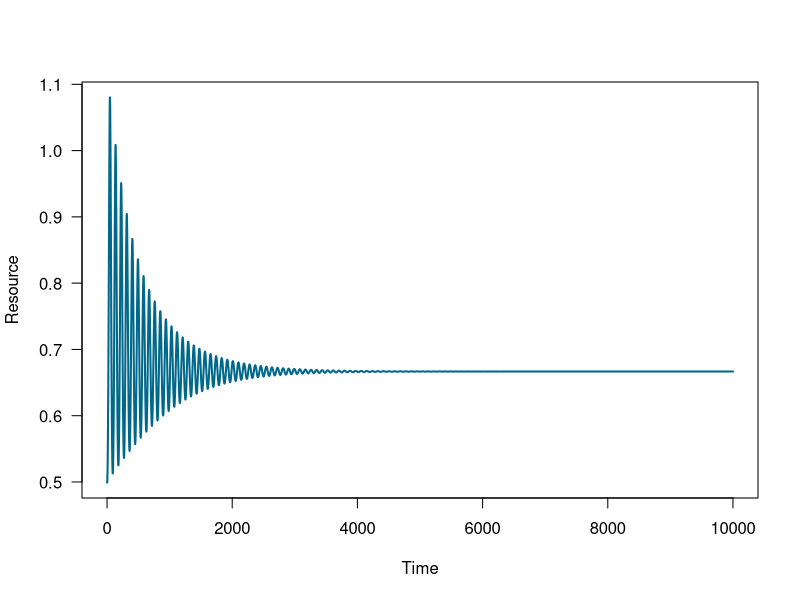
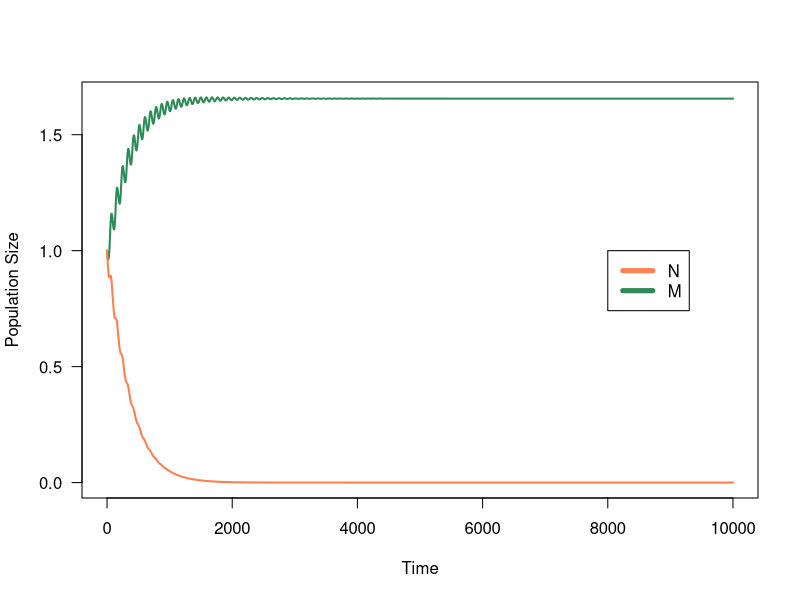
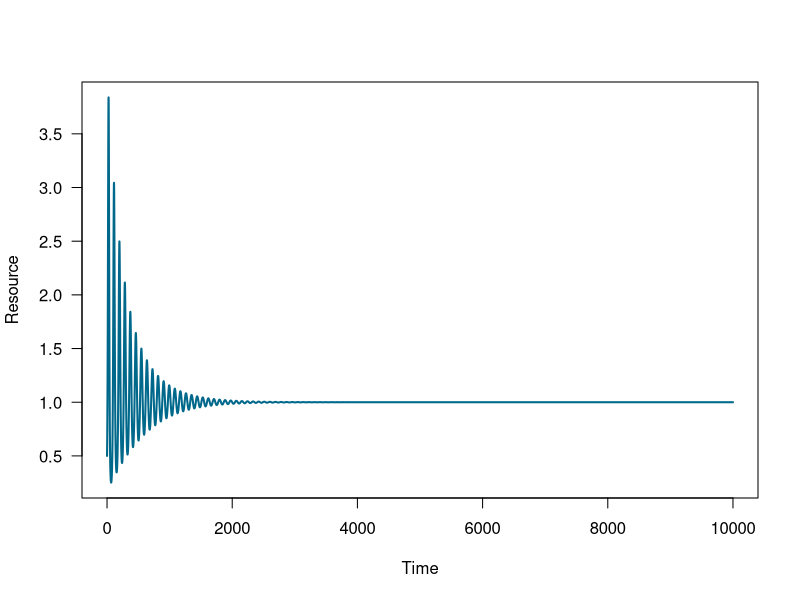
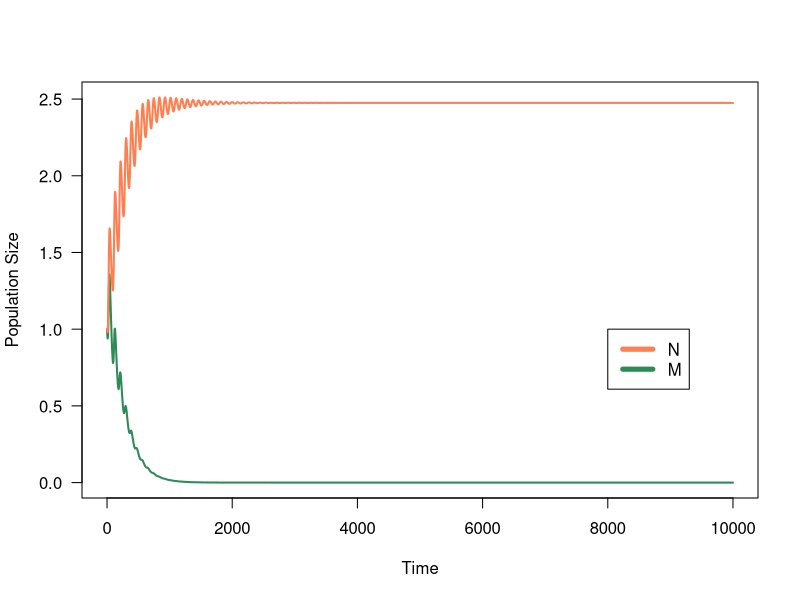
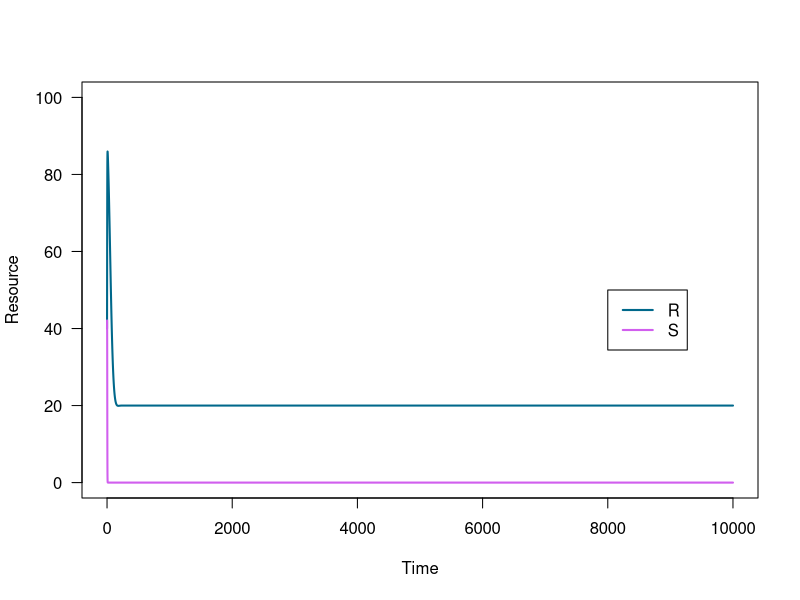
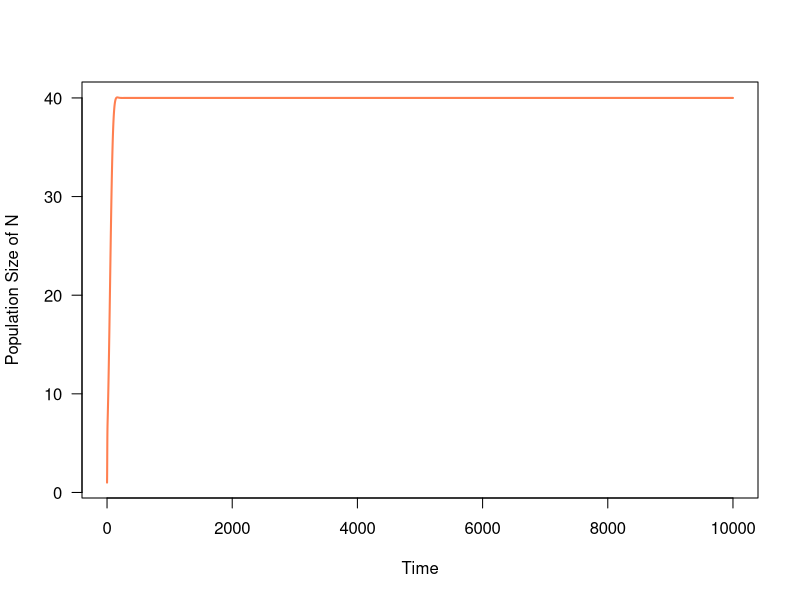
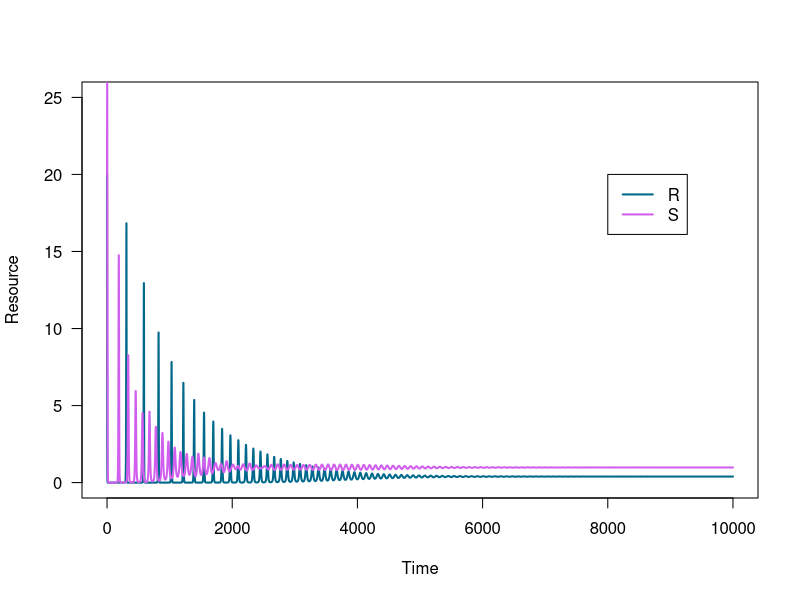
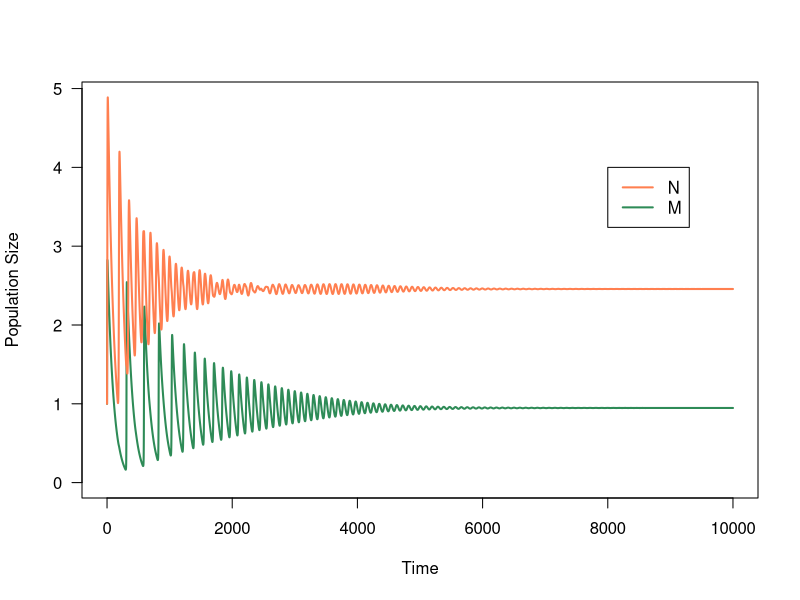

Here is the R script that generated these plots, in order: (Note: a time limit stopped this script after it produced the figures.)
## ---- chunk 1
knitr::opts_chunk$set(echo = TRUE)
## ---- chunk 2
r <- .5		# growth rate of resource R
K <- 100	# carrying capacit yof resource R
## ---- chunk 3
a_N <- 0.2	# attack rate of our nurse sharks
e <- 0.05	  # conversion efficiency
l_N <- 0.01	# death rate of nurse sharks
## ---- chunk 4
a_M <- a_N*1.5  # attack rate of morays is bigger than that of nurse sharks
l_M <- l_N      # but death rate is the same
## ---- chunk 5
#as a goes up Rstar goes down. we hypothesize that moray will have smaller Rstar than nurse shark bc its attack rate is larger
Rstar_N <- l_N/e/a_N
Rstar_N
Rstar_M <- l_M/e/a_M
Rstar_M
## ---- chunk 6
# create a vector of timesteps
tset1 <- seq(from = 0, to = 10000, length.out = 100000)
## ---- chunk 7
# create holding vectors and fill initial conditions
R.simu1 <- NaN*tset1; R.simu1[1] <- 0.5
N.simu1 <- NaN*tset1; N.simu1[1] <- 1
M.simu1 <- NaN*tset1; M.simu1[1] <- 1

# for each timestep
for(i in 2:length(tset1)){
  # calculate change in time
	dt <- tset1[i]-tset1[i-1]
	
	# store placeholder variables
	R <- R.simu1[i-1]
	N <- N.simu1[i-1]
	M <- M.simu1[i-1]
	
	# calculate change in resource level and population size 
	dR <- ( r*R*(1-R/K) - a_N*N*R - a_M*M*R )*dt
	dN <- ( e*a_N*N*R - l_N*N )*dt
	dM <- ( e*a_M*M*R - l_M*M )*dt
	
	# calculate total resource level and population size
	R.simu1[i] <- R + dR
	N.simu1[i] <- N + dN
	M.simu1[i] <- M + dM
}
## ---- chunk 8
head(N.simu1)
tail(N.simu1)
## ---- chunk 9
# store colors for R, N, and M - feel free to use your own!
Rcol <- 'deepskyblue4'
Ncol <- 'coral'
Mcol <- 'seagreen'

# plot resource as a function of time
plot(x = tset1, y = R.simu1,
     type = 'l', las = 1, lwd = 2, col = Rcol,
     xlab = 'Time', ylab = 'Resource')

# plot population size of M and N as a function of time
plot(x = tset1, y = M.simu1,
     type = 'l', las = 1, lwd = 2, col = Mcol,
     xlab = 'Time', ylab = 'Population Size',
     ylim = c(0, max(c(max(M.simu1,N.simu1)))))
lines(x = tset1, y = N.simu1,
      lwd = 2, col = Ncol)
legend(x = 8000, y = 1, legend = c('N', 'M'), lwd = 5, col = c(Ncol, Mcol))
## ---- chunk 10
# check if rabbitfish are at equilibrium
tail(R.simu1) 

# lets remember our Rstar for morays 
Rstar_M
## ---- chunk 11
a_N1 <- 0.2	# attack rate of our nurse sharks
e1 <- 0.05	  # conversion efficiency
l_N1 <- 0.01	# death rate of nurse sharks

a_M1 <- a_N1 # attack rate of morays is bigger than that of nurse sharks
l_M1 <- l_N1*1.5      # but death rate is the same


# create holding vectors and fill initial conditions
R.simu2 <- NaN*tset1; R.simu2[1] <- 0.5
N.simu2 <- NaN*tset1; N.simu2[1] <- 1
M.simu2 <- NaN*tset1; M.simu2[1] <- 1

# for each timestep
for(i in 2:length(tset1)){
  # calculate change in time
	dt <- tset1[i]-tset1[i-1]
	
	# store placeholder variables
	R <- R.simu2[i-1]
	N <- N.simu2[i-1]
	M <- M.simu2[i-1]
	
	# calculate change in resource level and population size 
	dR <- ( r*R*(1-R/K) - a_N1*N*R - a_M1*M*R )*dt
	dN <- ( e1*a_N1*N*R - l_N1*N )*dt
	dM <- ( e1*a_M1*M*R - l_M1*M )*dt
	
	# calculate total resource level and population size
	R.simu2[i] <- R + dR
	N.simu2[i] <- N + dN
	M.simu2[i] <- M + dM
}

head(N.simu2)
tail(N.simu2)


## ---- chunk 12
# R* for species N
Rstar_N <- l_N1/e1/a_N1
Rstar_N

# R* for species M
Rstar_M <- l_M1/e1/a_M1
Rstar_M
## ---- chunk 13
# plot resource as a function of time
plot(x = tset1, y = R.simu2,
     type = 'l', las = 1, lwd = 2, col = Rcol,
     xlab = 'Time', ylab = 'Resource')

# plot population size of M and N as a function of time
plot(x = tset1, y = M.simu2,
     type = 'l', las = 1, lwd = 2, col = Mcol,
     xlab = 'Time', ylab = 'Population Size',
     ylim = c(0, max(c(max(M.simu2,N.simu2)))))
lines(x = tset1, y = N.simu2,
      lwd = 2, col = Ncol)
legend(x = 8000, y = 1, legend = c('N', 'M'), lwd = 5, col = c(Ncol, Mcol))
## ---- chunk 14
r <- .5		# Intrinsic growth rate of the resources
K <- 100	# Carrying capacity of the resources
## ---- chunk 15
#rabbitfish = 'a'
#shrimp = 'b'
a_N <- 0.01	# Affinity or attack rate of N for/on the resource R
b_N <- 0.2	# Affinity or attack rate of N for/on the resource S
e <- 0.05	# Conversion efficiency of resources into N
l_N <- 0.01	# Mortality rate of N
## ---- chunk 16
Rstar_N <- l_N/e/a_N #death rate over (conversion effic *attack on rabbitfish)
Sstar_N <- l_N/e/b_N #death rate over (conversion effic *attack on shrimp)
Rstar_N
Sstar_N
## ---- chunk 17
# create tset3: notice that this is different from tset1!
tset3 <- seq(from = 0, to = 10000, length.out = 100005)

# create holding vectors and fill initial conditions
R.simu3 <- NaN*tset3; R.simu3[1] <- 40
S.simu3 <- NaN*tset3; S.simu3[1] <- 40
N.simu3 <- NaN*tset3; N.simu3[1] <- 1

# for each timestep
for(i in 2:length(tset3)){
  # calculate change in time
	dt <- tset3[i]-tset3[i-1]
	
	# store placeholder variables
	R <- R.simu3[i-1]
	S <- S.simu3[i-1]
	N <- N.simu3[i-1]
	
	# calculate change in resources R and S and population size of N
	dR <- ( r*R*(1-R/K) - a_N*R*N )*dt
	dS <- ( r*S*(1-S/K) - b_N*S*N )*dt
	dN <- ( e*N*(a_N*R+b_N*S) - l_N*N )*dt
	
	# calculate total resource level of R and S and population size of N
	R.simu3[i] <- R + dR
	S.simu3[i] <- S + dS
	N.simu3[i] <- N + dN	
}
## ---- chunk 18
head(N.simu3)
tail(N.simu3)
## ---- chunk 19
# store colors for R, S, and N
Rcol <- 'deepskyblue4'
Scol <- 'mediumorchid2' 
Ncol <- 'coral'

# plot resources R and S as a function of time
plot(x = tset3, y = R.simu3,
     type = 'l', las = 1, lwd = 2, col = Rcol, 
     xlab = 'Time', ylab = 'Resource', 
     ylim = c(0, K))
lines(x = tset3, y = S.simu3,
      lwd = 2, col = Scol)
legend(x = 8000, y = K/2, 
       legend = c('R', 'S'), 
       lwd = 2, col = c(Rcol, Scol))

# plot N as a function of time
plot(x = tset3, y = N.simu3,
     type = 'l', las = 1, lwd = 2, col = Ncol,
     xlab = 'Time', ylab = 'Population Size of N')
## ---- chunk 20
# equilibrium of R
tail(R.simu3)
# R* of species N
Rstar_N

# equilibrium of S
tail(S.simu3)
# S* of species N
Sstar_N
## ---- chunk 21
a_M <- a_N*50 #attack of moray on rabbitfish
l_M <- l_N# same death rate
## ---- chunk 22
b_M <- b_N*0.02	# morats arent good at catching shrimp
## ---- chunk 23
a_N # affinity of species N for resource R
a_M # affinity of species M for resource R
b_N # affinity of species N for resource S
b_M # affinity of species M for resource S
## ---- chunk 24

Rstar_N <- l_N/e/a_N
Rstar_M <- l_M/e/a_M
Rstar_N 
Rstar_M

Sstar_N <- l_N/e/b_N
Sstar_M <- l_M/e/b_M
Sstar_N
Sstar_M  
## ---- chunk 25
# create timesteps - notice the length.out argument!
tset5 <- seq(from = 0, to = 10000, length.out = 100010)

# creating holding vectors and filling initial conditions
R.simu5 <- NaN*tset5; R.simu5[1] <- 20
S.simu5 <- NaN*tset5; S.simu5[1] <- 20
N.simu5 <- NaN*tset5; N.simu5[1] <- 1
M.simu5 <- NaN*tset5; M.simu5[1] <- 1

# for each timestep
for(i in 2:length(tset5)){
  # calculate change in time
	dt <- tset5[i]-tset5[i-1]
	
	# store placeholder variables
	R <- R.simu5[i-1]
	S <- S.simu5[i-1]
	N <- N.simu5[i-1]
	M <- M.simu5[i-1]
	
	# calculate change in resource level and population size
	dR <- ( r*R*(1-R/K) - a_N*N*R - a_M*M*R )*dt
	dS <- ( r*S*(1-S/K) - b_N*N*S - b_M*M*S )*dt
	dN <- ( e*N*(a_N*R+b_N*S) - l_N*N )*dt
	dM <- ( e*M*(a_M*R+b_M*S) - l_M*M )*dt
	
	# calculate total resource level and population size
	R.simu5[i] <- R + dR
	S.simu5[i] <- S + dS
	N.simu5[i] <- N + dN	
	M.simu5[i] <- M + dM
}
## ---- chunk 26
head(M.simu5)
tail(M.simu5)
## ---- chunk 27
# plot resource as a function of time
plot(x = tset5, y = R.simu5,
     type = 'l', las = 1, lwd = 2, col = Rcol,
     xlab = 'Time', ylab = 'Resource', 
     ylim = c(0, K/4))
lines(x = tset5,y = S.simu5,
      lwd = 2, col = Scol)
legend(x = 8000, y = K/5, legend = c('R', 'S'), lwd = 2, col = c(Rcol, Scol))

# store a color for M
Mcol <- 'seagreen'

# plot M and N as a function of time
plot(x = tset5, y = M.simu5,
     type = 'l', las = 1, lwd = 2, col = Mcol, 
     ylab ='Population Size', xlab = 'Time', 
     ylim = c(0, max(c(max(M.simu5, N.simu5)))))
lines(x = tset5, y = N.simu5,
      lwd = 2, col = Ncol)
legend(x = 8000, y = 4, 
       legend = c('N', 'M'), 
       lwd = 2, col = c(Ncol, Mcol))
## ---- chunk 28
#rabbitfish equi level
tail(R.simu5) #equi

#shrimp equi level
tail(S.simu5) #equi

#shrimp time
Sstar_M
Sstar_N #matches equi value of shrimp, thus nursesharks are driving the shrimp


#rabbitfish time
Rstar_M
Rstar_N
## ---- chunk 29

# creating holding vectors and filling initial conditions
R.simu6 <- NaN*tset5; R.simu6[1] <- 20
S.simu6 <- NaN*tset5; S.simu6[1] <- 20
N.simu6 <- NaN*tset5; N.simu6[1] <- 0 #no nursesharks to start
M.simu6 <- NaN*tset5; M.simu6[1] <- 1

# for each timestep
for(i in 2:length(tset5)){
  # calculate change in time
	dt <- tset5[i]-tset5[i-1]
	
	# store placeholder variables
	R <- R.simu6[i-1]
	S <- S.simu6[i-1]
	N <- N.simu6[i-1]
	M <- M.simu6[i-1]
	
	# calculate change in resource level and population size
	dR <- ( r*R*(1-R/K) - a_N*N*R - a_M*M*R )*dt
	dS <- ( r*S*(1-S/K) - b_N*N*S - b_M*M*S )*dt
	dN <- ( e*N*(a_N*R+b_N*S) - l_N*N )*dt
	dM <- ( e*M*(a_M*R+b_M*S) - l_M*M )*dt
	
	# calculate total resource level and population size
	R.simu6[i] <- R + dR
	S.simu6[i] <- S + dS
	N.simu6[i] <- N + dN	
	M.simu6[i] <- M + dM
}
# plot resource as a function of time
plot(x = tset5, y = R.simu6,
     type = 'l', las = 1, lwd = 2, col = Rcol,
     xlab = 'Time', ylab = 'Resource', 
     ylim = c(0, 100))
lines(x = tset5,y = S.simu6,
      lwd = 2, col = Scol)
legend(x = 8000, y = K/5, legend = c('R', 'S'), lwd = 2, col = c(Rcol, Scol))

# store a color for M
Mcol <- 'seagreen'


# plot M and N as a function of time
plot(x = tset5, y = M.simu6,
     type = 'l', las = 1, lwd = 2, col = Mcol, 
     ylab ='Population Size', xlab = 'Time', 
     ylim = c(0, max(c(max(M.simu6, N.simu6)))))
lines(x = tset5, y = N.simu6,
      lwd = 2, col = Ncol)
legend(x = 8000, y = 4, 
       legend = c('N', 'M'), 
       lwd = 2, col = c(Ncol, Mcol))

## ---- chunk 30
# plot resource as a function of time
plot(x = tset3, y = R.simu3, #nurse shark only 
     type = 'l', las = 1, lwd = 2, col = 'red',
     xlab = 'Time', ylab = 'Resource', 
     ylim = c(0, 100))
lines(x = tset5,y = R.simu6,#moray only
      lwd = 2, col = 'orange')
lines(x = tset5,y = R.simu5,#both
      lwd = 2, col = 'yellow')
legend(x = 'topright', legend = c('N only', 'M only', 'both N and M'), lwd = 2, col = c('red', 'orange', 'yellow'))


## ---- chunk 31
# plot S as a function of time
plot(x = tset3, y = S.simu3, #nurse shark only 
     type = 'l', las = 1, lwd = 2, col = 'red',
     xlab = 'Time', ylab = 'Resource', 
     ylim = c(0, 100))
lines(x = tset5,y = S.simu6,#moray only
      lwd = 2, col = 'orange')
lines(x = tset5,y = S.simu5,#both
      lwd = 2, col = 'yellow')
legend(x = 'topright', legend = c('N only', 'M only', 'both N and M'), lwd = 2, col = c('red', 'orange', 'yellow'))
## ---- chunk 32
# plot N as a function of time
plot(x = tset3, y = N.simu3, #nurse shark only 
     type = 'l', las = 1, lwd = 2, col = 'red',
     xlab = 'Time', ylab = 'Consumer', 
     ylim = c(0, 100))
lines(x = tset5,y = M.simu6,#moray only
      lwd = 2, col = 'orange')
lines(x = tset5,y = N.simu5,#both
      lwd = 2, col = 'yellow')
lines(x = tset5,y = M.simu5,#both
      lwd = 2, col = 'blue')
legend(x = 'topright', legend = c('N only', 'M only', 'Nurse sharks both N and M', 'Moray both N and M'), lwd = 2, col = c('red', 'orange', 'yellow', 'blue'))
## ---- chunk 33
r <- .5		# Intrinsic growth rate of the resource
K <- 100	# Carrying capacity of the resource
## ---- chunk 34
a_N <- 0.2	# Affinity or attack rate of N for/on the resource R
a_M <- a_N*1.5	# Affinity or attack rate of M for/on resource R
e <- 0.05	# Conversion efficiency of R into N and M
l_N <- 0.01	# Mortality rate of N
l_M <- l_N	# Mortality rate of M
## ---- chunk 35
Rstar_N <- l_N/e/a_N
Rstar_N
Rstar_M <- l_M/e/a_M
Rstar_M

plot(x = tset1, y = M.simu1,
     type = 'l', las = 1, lwd = 2, col = Mcol,
     xlab = 'Time', ylab='Population Size',
     ylim = c(0, max(c(max(M.simu1,N.simu1)))))
lines(x = tset1, y = N.simu1,
      lwd = 2, col = Ncol)
legend(x = 8000, y = 1, legend = c('N', 'M'), lwd = 5, col = c(Ncol, Mcol))
## ---- chunk 36
c <- 0.05		# Predator's conversion efficiency
d_P <- 0.001	# Predator's mortality
g_N <- 0.005	# Predation rate on competitor N
g_M <- 0.015	# Predation rate on competitor M
## ---- chunk 37
tset7 <- seq(from = 0, to = 10000, length.out = 100020)

# create holding vectors and fill initial conditions
R.simu7 <- NaN*tset7; R.simu7[1] <- 0.5
N.simu7 <- NaN*tset7; N.simu7[1] <- 1
M.simu7 <- NaN*tset7; M.simu7[1] <- 1

# for each timestep
for(i in 2:length(tset7)){
  # calculate change in time
	dt <- tset7[i]-tset7[i-1]
	
	# store placeholder variables
	R <- R.simu7[i-1]
	N <- N.simu7[i-1]
	M <- M.simu7[i-1]
	
	# calculate change in resource level and population size 
	dR <- ( r*R*(1-R/K) - a_N*N*R - a_M*M*R )*dt
	dN <- ( e*a_N*N*R - l_N*N )*dt
	dM <- ( e*a_M*M*R - l_M*M )*dt
	
	# calculate total resource level and population size
	R.simu7[i] <- R + dR
	N.simu7[i] <- N + dN
	M.simu7[i] <- M + dM
}
## ---- chunk 38
#EDIT THIS ONE
#modify dn and dM as well as equation for dP
tset7 <- seq(from = 0, to = 1000000, length.out = 10002000)

# create holding vectors and fill initial conditions
R.simu7 <- NaN*tset7; R.simu7[1] <- 0.5
N.simu7 <- NaN*tset7; N.simu7[1] <- 1
M.simu7 <- NaN*tset7; M.simu7[1] <- 1
P.simu7 <- NaN*tset7; P.simu7[1] <- 1 #add

# for each timestep
for(i in 2:length(tset7)){
  # calculate change in time
	dt <- tset7[i]-tset7[i-1]
	
	# store placeholder variables
	R <- R.simu7[i-1]
	N <- N.simu7[i-1]
	M <- M.simu7[i-1]
	P <- P.simu7[i-1] #add
	
	# calculate change in resource level and population size 
	dR <- ( r*R*(1-R/K) - a_N*N*R - a_M*M*R )*dt #no change necessary
	dN <- ( e*a_N*N*R - l_N*N -g_N*N*P )*dt #add in predation on nurse sharks
	dM <- ( e*a_M*M*R - l_M*M -g_M*M*P)*dt #add 
	dP <- (c*P*(g_N*N+ g_M*M)-d_P*P)*dt
	
	# calculate total resource level and population size
	R.simu7[i] <- R + dR
	N.simu7[i] <- N + dN
	M.simu7[i] <- M + dM
	P.simu7[i] <- P + dP #add p here
}

## ---- chunk 39


#nurse shark equi level
tail(N.simu7) #equi

#moray eel equi level
tail(M.simu7) #equi


## ---- chunk 40
Rcol <- 'deepskyblue4'
Ncol <- 'coral'
Mcol <- 'seagreen'
Pcol <- 'grey22'

# plot R in new simulation
plot(x = tset7, y = R.simu7,
     type = "l", las = 1, lwd = 2, col = Rcol,
     xlab = "Time", ylab = "Resource")

# plot M in new simulation
plot(x = tset7, y = M.simu7,
     type = "l", las = 1, lwd = 2, col = Mcol, 
     xlab = "Time", ylab = "Population size",
     ylim = c(0, max(c(max(M.simu7, N.simu7)))))
# plot N in new simulation
lines(x = tset7, y = N.simu7, lwd = 2, col = Ncol)
legend(x = 8000, y = 1,
       legend = c("N", "M"),
       lwd = 2, col = c(Ncol, Mcol))

# plot P in new simulation
plot(x = tset7, y = P.simu7,
     type = "l", las = 1, lwd = 2, col = Pcol, 
     xlab = "Time", ylab = "Predator size",
     ylim = c(0, max(c(max(M.simu7, N.simu7)))))

## ---- chunk 41

## ---- chunk 42


## ---- chunk 43
a_Mhw <- 0.2 # attack rate of morays 
l_Mhw <- 0.01      # but death rate is the same

a_Nhw <- 2*a_Mhw	# attack rate of our nurse sharks is bigger than that of morays
ehw <- 0.05	  # conversion efficiency
l_Nhw <- 4*l_Mhw	# death rate of nurse sharks


## ---- chunk 44
# output the parameter values here a_N, a_M, l_N, and l_M
# make sure they print in your knitted version!
a_Nhw
l_Nhw
a_Mhw
l_Mhw
## ---- chunk 45
# Double check by running `a_N > a_M` and `l_N > l_M` and making sure both of those yield the output `TRUE`
a_Nhw > a_Mhw
l_Nhw > l_Mhw
## ---- chunk 46
#calculate R*
Rstar_Nhw <- l_Nhw/ehw/a_Nhw
Rstar_Nhw
Rstar_Mhw <- l_Mhw/ehw/a_Mhw
Rstar_Mhw
## ---- chunk 47
# create holding vectors and fill initial conditions
R.simuhw <- NaN*tset1; R.simuhw[1] <- 0.5
N.simuhw <- NaN*tset1; N.simuhw[1] <- 1
M.simuhw <- NaN*tset1; M.simuhw[1] <- 1

# for each timestep
for(i in 2:length(tset1)){
  # calculate change in time
	dt <- tset1[i]-tset1[i-1]
	
	# store placeholder variables
	R <- R.simuhw[i-1]
	N <- N.simuhw[i-1]
	M <- M.simuhw[i-1]
	
	# calculate change in resource level and population size 
	dR <- ( r*R*(1-R/K) - a_Nhw*N*R - a_Mhw*M*R )*dt
	dN <- ( ehw*a_Nhw*N*R - l_Nhw*N )*dt
	dM <- ( ehw*a_Mhw*M*R - l_Mhw*M )*dt
	
	# calculate total resource level and population size
	R.simuhw[i] <- R + dR
	N.simuhw[i] <- N + dN
	M.simuhw[i] <- M + dM
}

head(N.simuhw)
tail(N.simuhw)

################################
#Plot
# store colors for R, N, and M - feel free to use your own!
Rcol <- 'deepskyblue4'
Ncol <- 'coral'
Mcol <- 'seagreen'

# plot resource as a function of time
plot(x = tset1, y = R.simuhw,
     type = 'l', las = 1, lwd = 2, col = Rcol,
     xlab = 'Time', ylab = 'Resource')

# plot population size of M and N as a function of time
plot(x = tset1, y = M.simuhw,
     type = 'l', las = 1, lwd = 2, col = Mcol,
     xlab = 'Time', ylab = 'Population Size',
     ylim = c(0, max(c(max(M.simuhw,N.simuhw)))))
lines(x = tset1, y = N.simuhw,
      lwd = 2, col = Ncol)
legend(x = 8000, y = 1, legend = c('N', 'M'), lwd = 5, col = c(Ncol, Mcol))

## ---- chunk 48
# create holding vectors and fill initial conditions
R.simuhw2 <- NaN*tset1; R.simuhw2[1] <- 0.5
N.simuhw2 <- NaN*tset1; N.simuhw2[1] <- 5
M.simuhw2 <- NaN*tset1; M.simuhw2[1] <- 1

# for each timestep
for(i in 2:length(tset1)){
  # calculate change in time
	dt <- tset1[i]-tset1[i-1]
	
	# store placeholder variables
	R <- R.simuhw2[i-1]
	N <- N.simuhw2[i-1]
	M <- M.simuhw2[i-1]
	
	# calculate change in resource level and population size 
	dR <- ( r*R*(1-R/K) - a_Nhw*N*R - a_Mhw*M*R )*dt
	dN <- ( ehw*a_Nhw*N*R - l_Nhw*N )*dt
	dM <- ( ehw*a_Mhw*M*R - l_Mhw*M )*dt
	
	# calculate total resource level and population size
	R.simuhw2[i] <- R + dR
	N.simuhw2[i] <- N + dN
	M.simuhw2[i] <- M + dM
}

head(N.simuhw)
tail(N.simuhw)

################################
#Plot

# plot resource as a function of time
plot(x = tset1, y = R.simuhw2,
     type = 'l', las = 1, lwd = 2, col = Rcol,
     xlab = 'Time', ylab = 'Resource')

# plot population size of M and N as a function of time
plot(x = tset1, y = M.simuhw2,
     type = 'l', las = 1, lwd = 2, col = Mcol,
     xlab = 'Time', ylab = 'Population Size',
     ylim = c(0, max(c(max(M.simuhw2,N.simuhw2)))))
lines(x = tset1, y = N.simuhw2,
      lwd = 2, col = Ncol)
legend(x = 8000, y = 1, legend = c('N', 'M'), lwd = 5, col = c(Ncol, Mcol))
## ---- chunk 49
Kset <- seq(from = 0, to = 1000,length.out = 20) #densities I want to look at

Rstarset <- NaN*Kset
Nstarset <- NaN*Kset
Mstarset <- NaN*Kset

for(j in 1:length(Kset)){
  # assign the value of Y
	K <- Kset[j] 
	
	# create a holding vector for predator and prey populations
	# and fill with initial conditions
	R.simuhw <- NaN*tset1
	R.simuhw[1] <- 1
	N.simuhw <- NaN*tset1
	N.simuhw[1] <- 1  
	M.simuhw <- NaN*tset1
	M.simuhw[1] <- 1
	P.simu <- NaN*tset1 
	
	for(i in 2:length(tset1)){
	  # calculating change in time
		dt <- tset1[i]-tset1[i-1]
		
		# storing temporary variables
		R <- R.simuhw[i-1]
		N <- N.simuhw[i-1]
		M <- M.simuhw[i-1]
		
			# calculate change in resource level and population size 
	dR <- ( r*R*(1-R/K) - a_Nhw*N*R - a_Mhw*M*R )*dt
	dN <- ( ehw*a_Nhw*N*R - l_Nhw*N )*dt
	dM <- ( ehw*a_Mhw*M*R - l_Mhw*M )*dt
	
	# calculate total resource level and population size
	R.simuhw2[i] <- R + dR
	N.simuhw2[i] <- N + dN
	M.simuhw2[i] <- M + dM	
	}
	
	# storing last population size (equilibrium population size) in holding vector
	Rstarset[j] <- R.simuhw[length(tset1)]
	Nstarset[j] <- N.simuhw[length(tset1)]
	Mstarset[j] <- M.simuhw[length(tset1)]
	
}

head(Rstarset)


#########################
#R plot
# plot stable equilibria of R against K
plot(x = Kset, y = Rstarset,
     type = 'l', lwd = 2, col = Pcol, las = 1,
     xlab = 'Carrying capacity of shared resource, K', ylab = 'Stable equilbria of R')
